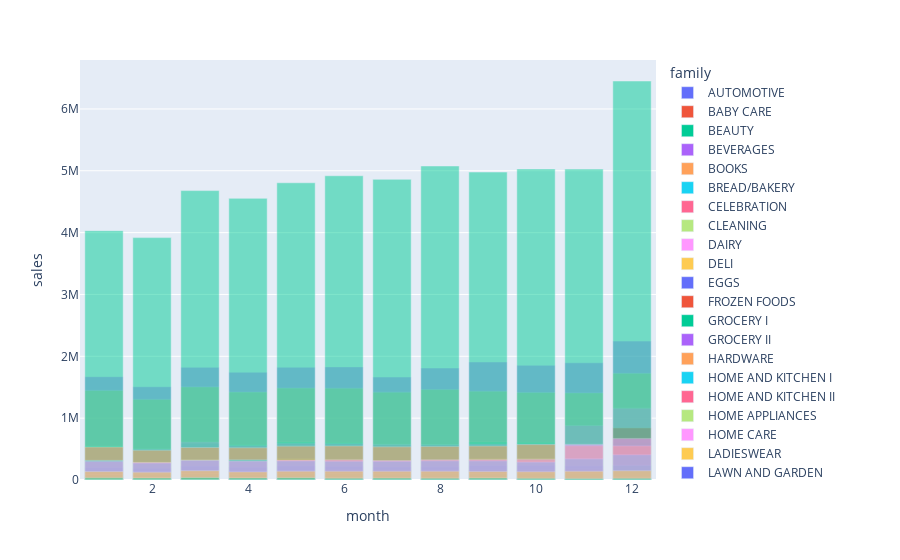

The notebook cell this image was saved under:
### Code cell
px.bar(x='month', y='sales', data_frame=df_train_stores_2013_grouped, color='family', barmode='overlay')

### Figure 1 — Plotly figure (JSON) as saved in the notebook; plotly's stock layout.template omitted (floating-point values rounded to 4 significant figures)
{"data": [{"alignmentgroup": "True", "hovertemplate": "family=AUTOMOTIVE<br>month=%{x}<br>sales=%{y}<extra></extra>", "legendgroup": "AUTOMOTIVE", "marker": {"color": "#636efa", "opacity": 0.5, "pattern": {"shape": ""}}, "name": "AUTOMOTIVE", "offsetgroup": "AUTOMOTIVE", "orientation": "v", "showlegend": true, "textposition": "auto", "type": "bar", "x": [1, 2, 3, 4, 5, 6, 7, 8, 9, 10, 11, 12], "xaxis": "x", "y": [6557, 7220, 7635, 7485, 9034, 8311, 8508, 8164, 7029, 6803, 7166, 8411], "yaxis": "y"}, {"alignmentgroup": "True", "hovertemplate": "family=BABY CARE<br>month=%{x}<br>sales=%{y}<extra></extra>", "legendgroup": "BABY CARE", "marker": {"color": "#EF553B", "opacity": 0.5, "pattern": {"shape": ""}}, "name": "BABY CARE", "offsetgroup": "BABY CARE", "orientation": "v", "showlegend": true, "textposition": "auto", "type": "bar", "x": [1, 2, 3, 4, 5, 6, 7, 8, 9, 10, 11, 12], "xaxis": "x", "y": [0, 0, 0, 0, 0, 0, 0, 0, 0, 0, 0, 0], "yaxis": "y"}, {"alignmentgroup": "True", "hovertemplate": "family=BEAUTY<br>month=%{x}<br>sales=%{y}<extra></extra>", "legendgroup": "BEAUTY", "marker": {"color": "#00cc96", "opacity": 0.5, "pattern": {"shape": ""}}, "name": "BEAUTY", "offsetgroup": "BEAUTY", "orientation": "v", "showlegend": true, "textposition": "auto", "type": "bar", "x": [1, 2, 3, 4, 5, 6, 7, 8, 9, 10, 11, 12], "xaxis": "x", "y": [4019, 3747, 3901, 3670, 3716, 3842, 4780, 4720, 3607, 3753, 3446, 4171], "yaxis": "y"}, {"alignmentgroup": "True", "hovertemplate": "family=BEVERAGES<br>month=%{x}<br>sales=%{y}<extra></extra>", "legendgroup": "BEVERAGES", "marker": {"color": "#ab63fa", "opacity": 0.5, "pattern": {"shape": ""}}, "name": "BEVERAGES", "offsetgroup": "BEVERAGES", "orientation": "v", "showlegend": true, "textposition": "auto", "type": "bar", "x": [1, 2, 3, 4, 5, 6, 7, 8, 9, 10, 11, 12], "xaxis": "x", "y": [1670653, 1508254, 1822220, 1743121, 1824123, 1829106, 1664465, 1810927, 1908153, 1855355, 1895439, 2246064], "yaxis": "y"}, {"alignmentgroup": "True", "hovertemplate": "family=BOOKS<br>month=%{x}<br>sales=%{y}<extra></extra>", "legendgroup": "BOOKS", "marker": {"color": "#FFA15A", "opacity": 0.5, "pattern": {"shape": ""}}, "name": "BOOKS", "offsetgroup": "BOOKS", "orientation": "v", "showlegend": true, "textposition": "auto", "type": "bar", "x": [1, 2, 3, 4, 5, 6, 7, 8, 9, 10, 11, 12], "xaxis": "x", "y": [0, 0, 0, 0, 0, 0, 0, 0, 0, 0, 0, 0], "yaxis": "y"}, {"alignmentgroup": "True", "hovertemplate": "family=BREAD/BAKERY<br>month=%{x}<br>sales=%{y}<extra></extra>", "legendgroup": "BREAD/BAKERY", "marker": {"color": "#19d3f3", "opacity": 0.5, "pattern": {"shape": ""}}, "name": "BREAD/BAKERY", "offsetgroup": "BREAD/BAKERY", "orientation": "v", "showlegend": true, "textposition": "auto", "type": "bar", "x": [1, 2, 3, 4, 5, 6, 7, 8, 9, 10, 11, 12], "xaxis": "x", "y": [549800.0, 499800.0, 594000.0, 568600.0, 616000.0, 607800.0, 568500.0, 574400.0, 615400.0, 610600.0, 585900.0, 601300.0], "yaxis": "y"}, {"alignmentgroup": "True", "hovertemplate": "family=CELEBRATION<br>month=%{x}<br>sales=%{y}<extra></extra>", "legendgroup": "CELEBRATION", "marker": {"color": "#FF6692", "opacity": 0.5, "pattern": {"shape": ""}}, "name": "CELEBRATION", "offsetgroup": "CELEBRATION", "orientation": "v", "showlegend": true, "textposition": "auto", "type": "bar", "x": [1, 2, 3, 4, 5, 6, 7, 8, 9, 10, 11, 12], "xaxis": "x", "y": [0, 0, 0, 0, 0, 0, 0, 0, 0, 0, 0, 0], "yaxis": "y"}, {"alignmentgroup": "True", "hovertemplate": "family=CLEANING<br>month=%{x}<br>sales=%{y}<extra></extra>", "legendgroup": "CLEANING", "marker": {"color": "#B6E880", "opacity": 0.5, "pattern": {"shape": ""}}, "name": "CLEANING", "offsetgroup": "CLEANING", "orientation": "v", "showlegend": true, "textposition": "auto", "type": "bar", "x": [1, 2, 3, 4, 5, 6, 7, 8, 9, 10, 11, 12], "xaxis": "x", "y": [1448851, 1302978, 1505390, 1421226, 1486295, 1483938, 1420483, 1462219, 1435825, 1414118, 1408284, 1724908], "yaxis": "y"}, {"alignmentgroup": "True", "hovertemplate": "family=DAIRY<br>month=%{x}<br>sales=%{y}<extra></extra>", "legendgroup": "DAIRY", "marker": {"color": "#FF97FF", "opacity": 0.5, "pattern": {"shape": ""}}, "name": "DAIRY", "offsetgroup": "DAIRY", "orientation": "v", "showlegend": true, "textposition": "auto", "type": "bar", "x": [1, 2, 3, 4, 5, 6, 7, 8, 9, 10, 11, 12], "xaxis": "x", "y": [523737, 499873, 612508, 559590, 595657, 590898, 576927, 572921, 580773, 584096, 880313, 1161600], "yaxis": "y"}, {"alignmentgroup": "True", "hovertemplate": "family=DELI<br>month=%{x}<br>sales=%{y}<extra></extra>", "legendgroup": "DELI", "marker": {"color": "#FECB52", "opacity": 0.5, "pattern": {"shape": ""}}, "name": "DELI", "offsetgroup": "DELI", "orientation": "v", "showlegend": true, "textposition": "auto", "type": "bar", "x": [1, 2, 3, 4, 5, 6, 7, 8, 9, 10, 11, 12], "xaxis": "x", "y": [304200.0, 283800.0, 327300.0, 316200.0, 347300.0, 335900.0, 298600.0, 325400.0, 347100.0, 346300.0, 337000.0, 388400.0], "yaxis": "y"}, {"alignmentgroup": "True", "hovertemplate": "family=EGGS<br>month=%{x}<br>sales=%{y}<extra></extra>", "legendgroup": "EGGS", "marker": {"color": "#636efa", "opacity": 0.5, "pattern": {"shape": ""}}, "name": "EGGS", "offsetgroup": "EGGS", "orientation": "v", "showlegend": true, "textposition": "auto", "type": "bar", "x": [1, 2, 3, 4, 5, 6, 7, 8, 9, 10, 11, 12], "xaxis": "x", "y": [203442, 190424, 225027, 208200, 229575, 220594, 209272, 216552, 236446, 236916, 230636, 241805], "yaxis": "y"}, {"alignmentgroup": "True", "hovertemplate": "family=FROZEN FOODS<br>month=%{x}<br>sales=%{y}<extra></extra>", "legendgroup": "FROZEN FOODS", "marker": {"color": "#EF553B", "opacity": 0.5, "pattern": {"shape": ""}}, "name": "FROZEN FOODS", "offsetgroup": "FROZEN FOODS", "orientation": "v", "showlegend": true, "textposition": "auto", "type": "bar", "x": [1, 2, 3, 4, 5, 6, 7, 8, 9, 10, 11, 12], "xaxis": "x", "y": [118100.0, 98710.0, 135600.0, 145700.0, 150800.0, 170300.0, 163800.0, 163100.0, 161100.0, 161400.0, 173500.0, 844200.0], "yaxis": "y"}, {"alignmentgroup": "True", "hovertemplate": "family=GROCERY I<br>month=%{x}<br>sales=%{y}<extra></extra>", "legendgroup": "GROCERY I", "marker": {"color": "#00cc96", "opacity": 0.5, "pattern": {"shape": ""}}, "name": "GROCERY I", "offsetgroup": "GROCERY I", "orientation": "v", "showlegend": true, "textposition": "auto", "type": "bar", "x": [1, 2, 3, 4, 5, 6, 7, 8, 9, 10, 11, 12], "xaxis": "x", "y": [4032240, 3919400, 4679847, 4554014, 4806099, 4919672, 4861947, 5077610, 4979594, 5030378, 5027322, 6451806], "yaxis": "y"}, {"alignmentgroup": "True", "hovertemplate": "family=GROCERY II<br>month=%{x}<br>sales=%{y}<extra></extra>", "legendgroup": "GROCERY II", "marker": {"color": "#ab63fa", "opacity": 0.5, "pattern": {"shape": ""}}, "name": "GROCERY II", "offsetgroup": "GROCERY II", "orientation": "v", "showlegend": true, "textposition": "auto", "type": "bar", "x": [1, 2, 3, 4, 5, 6, 7, 8, 9, 10, 11, 12], "xaxis": "x", "y": [27039, 25304, 29500, 29395, 32690, 30786, 30109, 31022, 30629, 30423, 30297, 49683], "yaxis": "y"}, {"alignmentgroup": "True", "hovertemplate": "family=HARDWARE<br>month=%{x}<br>sales=%{y}<extra></extra>", "legendgroup": "HARDWARE", "marker": {"color": "#FFA15A", "opacity": 0.5, "pattern": {"shape": ""}}, "name": "HARDWARE", "offsetgroup": "HARDWARE", "orientation": "v", "showlegend": true, "textposition": "auto", "type": "bar", "x": [1, 2, 3, 4, 5, 6, 7, 8, 9, 10, 11, 12], "xaxis": "x", "y": [1612, 1414, 1582, 1423, 1431, 1339, 1164, 1554, 1565, 1424, 1501, 1525], "yaxis": "y"}, {"alignmentgroup": "True", "hovertemplate": "family=HOME AND KITCHEN I<br>month=%{x}<br>sales=%{y}<extra></extra>", "legendgroup": "HOME AND KITCHEN I", "marker": {"color": "#19d3f3", "opacity": 0.5, "pattern": {"shape": ""}}, "name": "HOME AND KITCHEN I", "offsetgroup": "HOME AND KITCHEN I", "orientation": "v", "showlegend": true, "textposition": "auto", "type": "bar", "x": [1, 2, 3, 4, 5, 6, 7, 8, 9, 10, 11, 12], "xaxis": "x", "y": [0, 0, 0, 0, 0, 0, 0, 0, 0, 0, 0, 0], "yaxis": "y"}, {"alignmentgroup": "True", "hovertemplate": "family=HOME AND KITCHEN II<br>month=%{x}<br>sales=%{y}<extra></extra>", "legendgroup": "HOME AND KITCHEN II", "marker": {"color": "#FF6692", "opacity": 0.5, "pattern": {"shape": ""}}, "name": "HOME AND KITCHEN II", "offsetgroup": "HOME AND KITCHEN II", "orientation": "v", "showlegend": true, "textposition": "auto", "type": "bar", "x": [1, 2, 3, 4, 5, 6, 7, 8, 9, 10, 11, 12], "xaxis": "x", "y": [0, 0, 0, 0, 0, 0, 0, 0, 0, 0, 0, 0], "yaxis": "y"}, {"alignmentgroup": "True", "hovertemplate": "family=HOME APPLIANCES<br>month=%{x}<br>sales=%{y}<extra></extra>", "legendgroup": "HOME APPLIANCES", "marker": {"color": "#B6E880", "opacity": 0.5, "pattern": {"shape": ""}}, "name": "HOME APPLIANCES", "offsetgroup": "HOME APPLIANCES", "orientation": "v", "showlegend": true, "textposition": "auto", "type": "bar", "x": [1, 2, 3, 4, 5, 6, 7, 8, 9, 10, 11, 12], "xaxis": "x", "y": [210, 119, 1137, 1067, 1046, 999, 846, 880, 909, 792, 880, 892], "yaxis": "y"}, {"alignmentgroup": "True", "hovertemplate": "family=HOME CARE<br>month=%{x}<br>sales=%{y}<extra></extra>", "legendgroup": "HOME CARE", "marker": {"color": "#FF97FF", "opacity": 0.5, "pattern": {"shape": ""}}, "name": "HOME CARE", "offsetgroup": "HOME CARE", "orientation": "v", "showlegend": true, "textposition": "auto", "type": "bar", "x": [1, 2, 3, 4, 5, 6, 7, 8, 9, 10, 11, 12], "xaxis": "x", "y": [0, 0, 0, 0, 0, 0, 0, 0, 0, 0, 0, 0], "yaxis": "y"}, {"alignmentgroup": "True", "hovertemplate": "family=LADIESWEAR<br>month=%{x}<br>sales=%{y}<extra></extra>", "legendgroup": "LADIESWEAR", "marker": {"color": "#FECB52", "opacity": 0.5, "pattern": {"shape": ""}}, "name": "LADIESWEAR", "offsetgroup": "LADIESWEAR", "orientation": "v", "showlegend": true, "textposition": "auto", "type": "bar", "x": [1, 2, 3, 4, 5, 6, 7, 8, 9, 10, 11, 12], "xaxis": "x", "y": [0, 0, 0, 0, 0, 0, 0, 0, 0, 0, 0, 0], "yaxis": "y"}, {"alignmentgroup": "True", "hovertemplate": "family=LAWN AND GARDEN<br>month=%{x}<br>sales=%{y}<extra></extra>", "legendgroup": "LAWN AND GARDEN", "marker": {"color": "#636efa", "opacity": 0.5, "pattern": {"shape": ""}}, "name": "LAWN AND GARDEN", "offsetgroup": "LAWN AND GARDEN", "orientation": "v", "showlegend": true, "textposition": "auto", "type": "bar", "x": [1, 2, 3, 4, 5, 6, 7, 8, 9, 10, 11, 12], "xaxis": "x", "y": [3808, 3625, 4413, 4029, 4514, 4533, 3980, 4264, 4310, 4406, 4192, 5097], "yaxis": "y"}, {"alignmentgroup": "True", "hovertemplate": "family=LINGERIE<br>month=%{x}<br>sales=%{y}<extra></extra>", "legendgroup": "LINGERIE", "marker": {"color": "#EF553B", "opacity": 0.5, "pattern": {"shape": ""}}, "name": "LINGERIE", "offsetgroup": "LINGERIE", "orientation": "v", "showlegend": true, "textposition": "auto", "type": "bar", "x": [1, 2, 3, 4, 5, 6, 7, 8, 9, 10, 11, 12], "xaxis": "x", "y": [18266, 15453, 13302, 12736, 13833, 12484, 12477, 13676, 13137, 12254, 11567, 15449], "yaxis": "y"}, {"alignmentgroup": "True", "hovertemplate": "family=LIQUOR,WINE,BEER<br>month=%{x}<br>sales=%{y}<extra></extra>", "legendgroup": "LIQUOR,WINE,BEER", "marker": {"color": "#00cc96", "opacity": 0.5, "pattern": {"shape": ""}}, "name": "LIQUOR,WINE,BEER", "offsetgroup": "LIQUOR,WINE,BEER", "orientation": "v", "showlegend": true, "textposition": "auto", "type": "bar", "x": [1, 2, 3, 4, 5, 6, 7, 8, 9, 10, 11, 12], "xaxis": "x", "y": [88568, 99682, 106233, 92334, 108818, 106692, 98754, 110217, 100412, 111366, 111098, 239186], "yaxis": "y"}, {"alignmentgroup": "True", "hovertemplate": "family=MAGAZINES<br>month=%{x}<br>sales=%{y}<extra></extra>", "legendgroup": "MAGAZINES", "marker": {"color": "#ab63fa", "opacity": 0.5, "pattern": {"shape": ""}}, "name": "MAGAZINES", "offsetgroup": "MAGAZINES", "orientation": "v", "showlegend": true, "textposition": "auto", "type": "bar", "x": [1, 2, 3, 4, 5, 6, 7, 8, 9, 10, 11, 12], "xaxis": "x", "y": [0, 0, 0, 0, 0, 0, 0, 0, 0, 0, 0, 0], "yaxis": "y"}, {"alignmentgroup": "True", "hovertemplate": "family=MEATS<br>month=%{x}<br>sales=%{y}<extra></extra>", "legendgroup": "MEATS", "marker": {"color": "#FFA15A", "opacity": 0.5, "pattern": {"shape": ""}}, "name": "MEATS", "offsetgroup": "MEATS", "orientation": "v", "showlegend": true, "textposition": "auto", "type": "bar", "x": [1, 2, 3, 4, 5, 6, 7, 8, 9, 10, 11, 12], "xaxis": "x", "y": [533200.0, 480400.0, 525500.0, 521200.0, 547500.0, 549800.0, 536100.0, 543100.0, 548600.0, 572500.0, 554300.0, 550700.0], "yaxis": "y"}, {"alignmentgroup": "True", "hovertemplate": "family=PERSONAL CARE<br>month=%{x}<br>sales=%{y}<extra></extra>", "legendgroup": "PERSONAL CARE", "marker": {"color": "#19d3f3", "opacity": 0.5, "pattern": {"shape": ""}}, "name": "PERSONAL CARE", "offsetgroup": "PERSONAL CARE", "orientation": "v", "showlegend": true, "textposition": "auto", "type": "bar", "x": [1, 2, 3, 4, 5, 6, 7, 8, 9, 10, 11, 12], "xaxis": "x", "y": [317716, 274064, 319254, 326543, 308987, 304725, 303655, 310536, 309791, 289730, 342552, 407935], "yaxis": "y"}, {"alignmentgroup": "True", "hovertemplate": "family=PET SUPPLIES<br>month=%{x}<br>sales=%{y}<extra></extra>", "legendgroup": "PET SUPPLIES", "marker": {"color": "#FF6692", "opacity": 0.5, "pattern": {"shape": ""}}, "name": "PET SUPPLIES", "offsetgroup": "PET SUPPLIES", "orientation": "v", "showlegend": true, "textposition": "auto", "type": "bar", "x": [1, 2, 3, 4, 5, 6, 7, 8, 9, 10, 11, 12], "xaxis": "x", "y": [0, 0, 0, 0, 0, 0, 0, 0, 0, 0, 0, 0], "yaxis": "y"}, {"alignmentgroup": "True", "hovertemplate": "family=PLAYERS AND ELECTRONICS<br>month=%{x}<br>sales=%{y}<extra></extra>", "legendgroup": "PLAYERS AND ELECTRONICS", "marker": {"color": "#B6E880", "opacity": 0.5, "pattern": {"shape": ""}}, "name": "PLAYERS AND ELECTRONICS", "offsetgroup": "PLAYERS AND ELECTRONICS", "orientation": "v", "showlegend": true, "textposition": "auto", "type": "bar", "x": [1, 2, 3, 4, 5, 6, 7, 8, 9, 10, 11, 12], "xaxis": "x", "y": [0, 0, 0, 0, 0, 0, 0, 0, 0, 0, 0, 0], "yaxis": "y"}, {"alignmentgroup": "True", "hovertemplate": "family=POULTRY<br>month=%{x}<br>sales=%{y}<extra></extra>", "legendgroup": "POULTRY", "marker": {"color": "#FF97FF", "opacity": 0.5, "pattern": {"shape": ""}}, "name": "POULTRY", "offsetgroup": "POULTRY", "orientation": "v", "showlegend": true, "textposition": "auto", "type": "bar", "x": [1, 2, 3, 4, 5, 6, 7, 8, 9, 10, 11, 12], "xaxis": "x", "y": [304300.0, 284400.0, 318800.0, 305200.0, 321600.0, 327400.0, 313600.0, 326400.0, 332700.0, 336500.0, 576800.0, 672200.0], "yaxis": "y"}, {"alignmentgroup": "True", "hovertemplate": "family=PREPARED FOODS<br>month=%{x}<br>sales=%{y}<extra></extra>", "legendgroup": "PREPARED FOODS", "marker": {"color": "#FECB52", "opacity": 0.5, "pattern": {"shape": ""}}, "name": "PREPARED FOODS", "offsetgroup": "PREPARED FOODS", "orientation": "v", "showlegend": true, "textposition": "auto", "type": "bar", "x": [1, 2, 3, 4, 5, 6, 7, 8, 9, 10, 11, 12], "xaxis": "x", "y": [136500.0, 127100.0, 151300.0, 131100.0, 142400.0, 142000.0, 141200.0, 142400.0, 136700.0, 134000.0, 141700.0, 150100.0], "yaxis": "y"}, {"alignmentgroup": "True", "hovertemplate": "family=PRODUCE<br>month=%{x}<br>sales=%{y}<extra></extra>", "legendgroup": "PRODUCE", "marker": {"color": "#636efa", "opacity": 0.5, "pattern": {"shape": ""}}, "name": "PRODUCE", "offsetgroup": "PRODUCE", "orientation": "v", "showlegend": true, "textposition": "auto", "type": "bar", "x": [1, 2, 3, 4, 5, 6, 7, 8, 9, 10, 11, 12], "xaxis": "x", "y": [0, 0, 4037, 6308, 8836, 8631, 7463, 8118, 6821, 5910, 6887, 9794], "yaxis": "y"}, {"alignmentgroup": "True", "hovertemplate": "family=SCHOOL AND OFFICE SUPPLIES<br>month=%{x}<br>sales=%{y}<extra></extra>", "legendgroup": "SCHOOL AND OFFICE SUPPLIES", "marker": {"color": "#EF553B", "opacity": 0.5, "pattern": {"shape": ""}}, "name": "SCHOOL AND OFFICE SUPPLIES", "offsetgroup": "SCHOOL AND OFFICE SUPPLIES", "orientation": "v", "showlegend": true, "textposition": "auto", "type": "bar", "x": [1, 2, 3, 4, 5, 6, 7, 8, 9, 10, 11, 12], "xaxis": "x", "y": [0, 0, 0, 0, 0, 0, 0, 0, 0, 0, 0, 0], "yaxis": "y"}, {"alignmentgroup": "True", "hovertemplate": "family=SEAFOOD<br>month=%{x}<br>sales=%{y}<extra></extra>", "legendgroup": "SEAFOOD", "marker": {"color": "#00cc96", "opacity": 0.5, "pattern": {"shape": ""}}, "name": "SEAFOOD", "offsetgroup": "SEAFOOD", "orientation": "v", "showlegend": true, "textposition": "auto", "type": "bar", "x": [1, 2, 3, 4, 5, 6, 7, 8, 9, 10, 11, 12], "xaxis": "x", "y": [34950.0, 33290.0, 40080.0, 34300.0, 37460.0, 29590.0, 30670.0, 29600.0, 32330.0, 26730.0, 25740.0, 27820.0], "yaxis": "y"}], "layout": {"barmode": "overlay", "legend": {"title": {"text": "family"}, "tracegroupgap": 0}, "margin": {"t": 60}, "xaxis": {"anchor": "y", "domain": [0, 1], "title": {"text": "month"}}, "yaxis": {"anchor": "x", "domain": [0, 1], "title": {"text": "sales"}}}}
